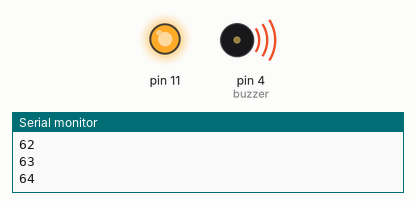
This sketch was run on a simulated Arduino Uno, built with avr-gcc and run on an emulated ATmega328P. Shown: output pins drawn as LEDs (lit = HIGH), buzzer (waves = sounding), the last lines printed to the serial monitor.

Above: at 1.9 s.
At 6.8 s:
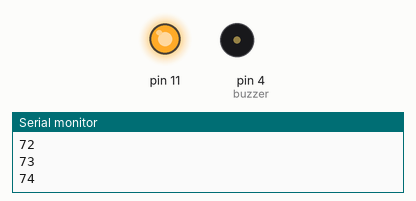
Timing chart, 0 to 8.3 s (numbered marks = the images above):
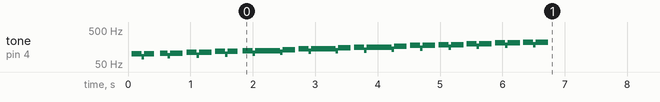

The sketch:

pitches_iteration.ino
```cpp
//89 notes
int all_notes[] = {
31,
33,
35,
37,
39,
41,
44,
46,
49,
52,
55,
58,
62,
65,
69,
73,
78,
82,
87,
93,
98,
104,
110,
117,
123,
131,
139,
147,
156,
165,
175,
185,
196,
208,
220,
233,
247,
262,
277,
294,
311,
330,
349,
370,
392,
415,
440,
466,
494,
523,
554,
587,
622,
659,
698,
740,
784,
831,
880,
932,
988,
1047,
1109,
1175,
1245,
1319,
1397,
1480,
1568,
1661,
1760,
1865,
1976,
2093,
2217,
2349,
2489,
2637,
2794,
2960,
3136,
3322,
3520,
3729,
3951,
4186,
4435,
4699,
4978
};

void setup() {
// initialize serial communication:
  Serial.begin(9600);

  // Initialize range sensor-pertinent values
  pinMode(11, OUTPUT);
  digitalWrite(11, HIGH);
//  avg = 0;

// Initialize speaker-pertinent values
  pinMode(4, OUTPUT); //buzzer

  //rave_build();
  check_notes(60,75);
}

void loop()
{
}

void check_notes(int i, int j) {
  for (int NOTE = i; NOTE < j; NOTE++) {
    Serial.println(NOTE);
    buzz(4, all_notes[NOTE], 20);
    delay(6);
    buzz(4, all_notes[NOTE], 20);
    delay(50);
  }
}

void rave_build() {
  // This should be modified so only certain parts
  //  will play when we want them to ... ?
  //sing the tunes
  for (int NOTE = 0; NOTE < 89; NOTE++)
  {
      buzz(4, all_notes[NOTE], 20);
      delay(6);
      buzz(4, all_notes[NOTE], 20);
      delay(50);
  }
}

void buzz(int targetPin, long frequency, long length) {
  digitalWrite(13, HIGH);
  long delayValue = 10000000 / frequency / 2; // calculate the delay value between transitions
  //// 1 second's worth of microseconds, divided by the frequency, then split in half since
  //// there are two phases to each cycle
  long numCycles = frequency * length / 1000; // calculate the number of cycles for proper timing
  //// multiply frequency, which is really cycles per second, by the number of seconds to
  //// get the total number of cycles to produce
  for (long i = 0; i < numCycles; i++) { // for the calculated length of time...
    digitalWrite(targetPin, HIGH); // write the buzzer pin high to push out the diaphram
    delayMicroseconds(delayValue); // wait for the calculated delay value
    digitalWrite(targetPin, LOW); // write the buzzer pin low to pull back the diaphram
    delayMicroseconds(delayValue); // wait again or the calculated delay value
  }
  digitalWrite(13, LOW);
}
```
